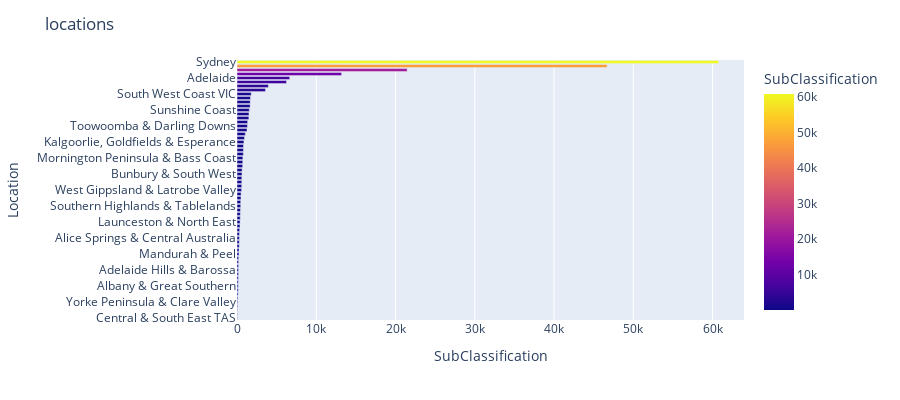

Source (notebook cell):
### Code cell
f = px.bar(chart, x='SubClassification', y='Location',hover_data=['SubClassification'], color='SubClassification',
             labels={'pop':'locations'},orientation = 'h', height=400)
f.update_layout(title = 'locations',yaxis={'categoryorder':'total ascending'})
f.show()

### Figure 1 — Plotly figure (JSON) as saved in the notebook; plotly's stock layout.template omitted (floating-point values rounded to 4 significant figures)
{"data": [{"alignmentgroup": "True", "customdata": [[6250], [6653], [193], [150], [416], [301], [378], [603], [808], [942], [21466], [283], [635], [409], [1509], [57], [440], [112], [1266], [256], [642], [197], [64], [341], [712], [3588], [1343], [285], [1051], [209], [870], [187], [388], [817], [1701], [250], [46690], [307], [739], [168], [3958], [160], [1493], [13198], [1667], [469], [140], [149], [728], [601], [65], [1790], [465], [1554], [60765], [610], [1310], [86], [802], [576], [514], [201], [1657], [499], [96]], "hoverlabel": {"namelength": 0}, "hovertemplate": "SubClassification=%{marker.color}<br>Location=%{y}", "legendgroup": "", "marker": {"color": [6250, 6653, 193, 150, 416, 301, 378, 603, 808, 942, 21466, 283, 635, 409, 1509, 57, 440, 112, 1266, 256, 642, 197, 64, 341, 712, 3588, 1343, 285, 1051, 209, 870, 187, 388, 817, 1701, 250, 46690, 307, 739, 168, 3958, 160, 1493, 13198, 1667, 469, 140, 149, 728, 601, 65, 1790, 465, 1554, 60765, 610, 1310, 86, 802, 576, 514, 201, 1657, 499, 96], "coloraxis": "coloraxis"}, "name": "", "offsetgroup": "", "orientation": "h", "showlegend": false, "textposition": "auto", "type": "bar", "x": [6250, 6653, 193, 150, 416, 301, 378, 603, 808, 942, 21466, 283, 635, 409, 1509, 57, 440, 112, 1266, 256, 642, 197, 64, 341, 712, 3588, 1343, 285, 1051, 209, 870, 187, 388, 817, 1701, 250, 46690, 307, 739, 168, 3958, 160, 1493, 13198, 1667, 469, 140, 149, 728, 601, 65, 1790, 465, 1554, 60765, 610, 1310, 86, 802, 576, 514, 201, 1657, 499, 96], "xaxis": "x", "y": ["ACT", "Adelaide", "Adelaide Hills & Barossa", "Albany & Great Southern", "Albury Area", "Alice Springs & Central Australia", "Bairnsdale & Gippsland", "Ballarat & Central Highlands", "Bendigo, Goldfields & Macedon Ranges", "Blue Mountains & Central West", "Brisbane", "Broome & Kimberley", "Bunbury & South West", "Bundaberg & Wide Bay Burnett", "Cairns & Far North", "Central & South East TAS", "Coffs Harbour & North Coast", "Coober Pedy & Outback SA", "Darwin", "Devonport & North West", "Dubbo & Central NSW", "Far West & North Central NSW", "Fleurieu Peninsula & Kangaroo Island", "Geraldton, Gascoyne & Midwest", "Gladstone & Central QLD", "Gold Coast", "Gosford & Central Coast", "Hervey Bay & Fraser Coast", "Hobart", "Horsham & Grampians", "Kalgoorlie, Goldfields & Esperance", "Katherine & Northern Australia", "Launceston & North East", "Lismore & Far North Coast", "Mackay & Coalfields", "Mandurah & Peel", "Melbourne", "Mildura & Murray", "Mornington Peninsula & Bass Coast", "Mt Gambier & Limestone Coast", "Newcastle, Maitland & Hunter", "Northam & Wheatbelt", "Northern QLD", "Perth", "Port Hedland, Karratha & Pilbara", "Port Macquarie & Mid North Coast", "Richmond & Hawkesbury", "Riverland & Murray Mallee", "Rockhampton & Capricorn Coast", "Shepparton & Goulburn Valley", "Somerset & Lockyer", "South West Coast VIC", "Southern Highlands & Tablelands", "Sunshine Coast", "Sydney", "Tamworth & North West NSW", "Toowoomba & Darling Downs", "Tumut, Snowy & Monaro", "Wagga Wagga & Riverina", "West Gippsland & Latrobe Valley", "Western QLD", "Whyalla & Eyre Peninsula", "Wollongong, Illawarra & South Coast", "Yarra Valley & High Country", "Yorke Peninsula & Clare Valley"], "yaxis": "y"}], "layout": {"barmode": "relative", "coloraxis": {"colorbar": {"title": {"text": "SubClassification"}}, "colorscale": [[0, "#0d0887"], [0.1111, "#46039f"], [0.2222, "#7201a8"], [0.3333, "#9c179e"], [0.4444, "#bd3786"], [0.5556, "#d8576b"], [0.6667, "#ed7953"], [0.7778, "#fb9f3a"], [0.8889, "#fdca26"], [1, "#f0f921"]]}, "height": 400, "legend": {"tracegroupgap": 0}, "margin": {"t": 60}, "title": {"text": "locations"}, "xaxis": {"anchor": "y", "domain": [0, 1], "title": {"text": "SubClassification"}}, "yaxis": {"anchor": "x", "categoryorder": "total ascending", "domain": [0, 1], "title": {"text": "Location"}}}}
